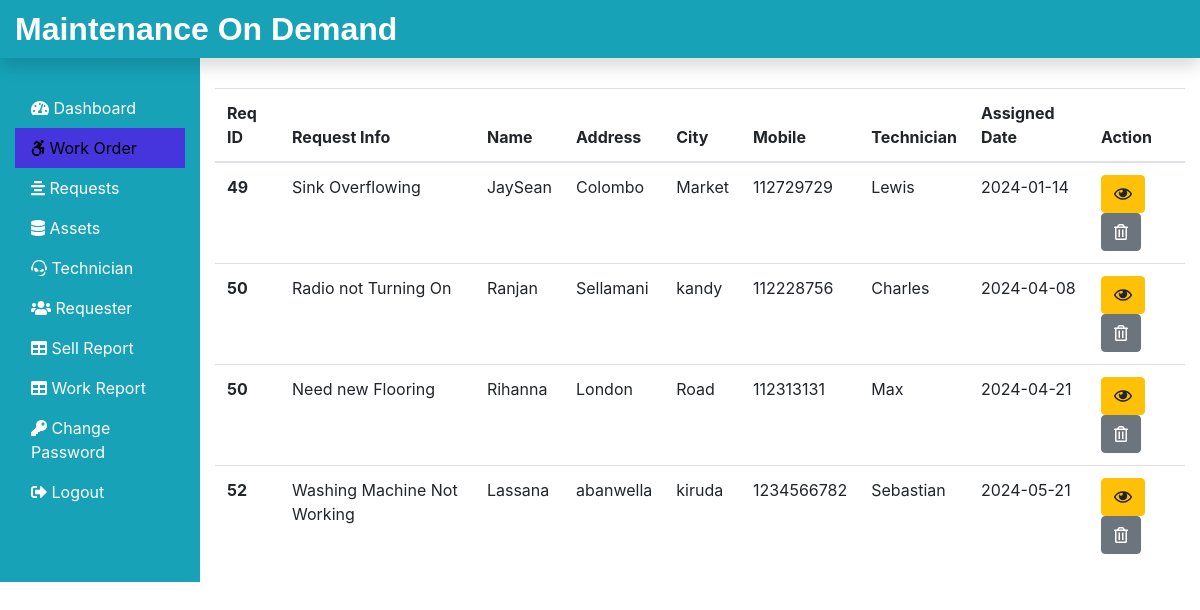
Screenshot of /MOD_php/Admin/work.php (signed in) with the database file from the repository.
### tables this page shows
CREATE TABLE `assignwork_tb` (
  `rno` int(11) NOT NULL,
  `request_id` int(11) NOT NULL,
  `request_info` text NOT NULL,
  `request_desc` text NOT NULL,
  `requester_name` varchar(60) NOT NULL,
  `requester_add1` text NOT NULL,
  `requester_add2` text NOT NULL,
  `requester_city` varchar(60) NOT NULL,
  `requester_state` varchar(60) NOT NULL,
  `requester_zip` int(11) NOT NULL,
  `requester_email` varchar(60) NOT NULL,
  `requester_mobile` bigint(11) NOT NULL,
  `assign_tech` varchar(60) NOT NULL,
  `assign_date` date NOT NULL
);

### MOD_php/Admin/work.php (the view, shortened to what this page needs)
<?php
include('includes/header.php');
include('../dbConnection.php');
?>
<div class="col-sm-9 col-md-10 mt-5">
  <?php
 $sql = "SELECT * FROM assignwork_tb";
 $result = $conn->query($sql);
 if($result->num_rows > 0){
  echo '<table class="table">
  <thead>
    <tr>
      <th scope="col">Req ID</th>
      <th scope="col">Request Info</th>
      <th scope="col">Name</th>
      <th scope="col">Address</th>
      <th scope="col">City</th>
      <th scope="col">Mobile</th>
      <th scope="col">Technician</th>
      <th scope="col">Assigned Date</th>
      <th scope="col">Action</th>
    </tr>
  </thead>
  <tbody>';
  while($row = $result->fetch_assoc()){
    echo '<tr>
    <th scope="row">'.$row["request_id"].'</th>
    <td>'.$row["request_info"].'</td>
    <td>'.$row["requester_name"].'</td>
    <td>'.$row["requester_add2"].'</td>
    <td>'.$row["requester_city"].'</td>
    <td>'.$row["requester_mobile"].'</td>
    <td>'.$row["assign_tech"].'</td>
    <td>'.$row["assign_date"].'</td>
    <td><form action="viewassignwork.php" method="POST" class="d-inline"> <input type="hidden" name="id" value='. $row["request_id"] .'><button type="submit" class="btn btn-warning" name="view" value="View"><i class="far fa-eye"></i></button></form>
    <form action="" method="POST" class="d-inline"><input type="hidden" name="id" value='. $row["request_id"] .'><button type="submit" class="btn btn-secondary" name="delete" value="Delete"><i class="far fa-trash-alt"></i></button></form>
    </td>
    </tr>';
   }
   echo '</tbody> </table>';
  } else {
    echo "0 Result";
  }
  ?>
</div>
</div>
</div>
<?php
include('includes/footer.php');
?>

### rows the page displays
assignwork_tb: request "49", request_info "Sink Overflowing", requester_name "JaySean", requester_add2 "Colombo", requester_city "Market", requester_mobile "112729729", assign_tech "Lewis", assign_date "2024-01-14"
assignwork_tb: request "50", request_info "Radio not Turning On", requester_name "Ranjan", requester_add2 "Sellamani", requester_city "kandy", requester_mobile "112228756", assign_tech "Charles", assign_date "2024-04-08"
assignwork_tb: request "50", request_info "Need new Flooring", requester_name "Rihanna", requester_add2 "London", requester_city "Road", requester_mobile "112313131", assign_tech "Max", assign_date "2024-04-21"
assignwork_tb: request "52", request_info "Washing Machine Not Working", requester_name "Lassana", requester_add2 "abanwella", requester_city "kiruda", requester_mobile "1234566782", assign_tech "Sebastian", assign_date "2024-05-21"
